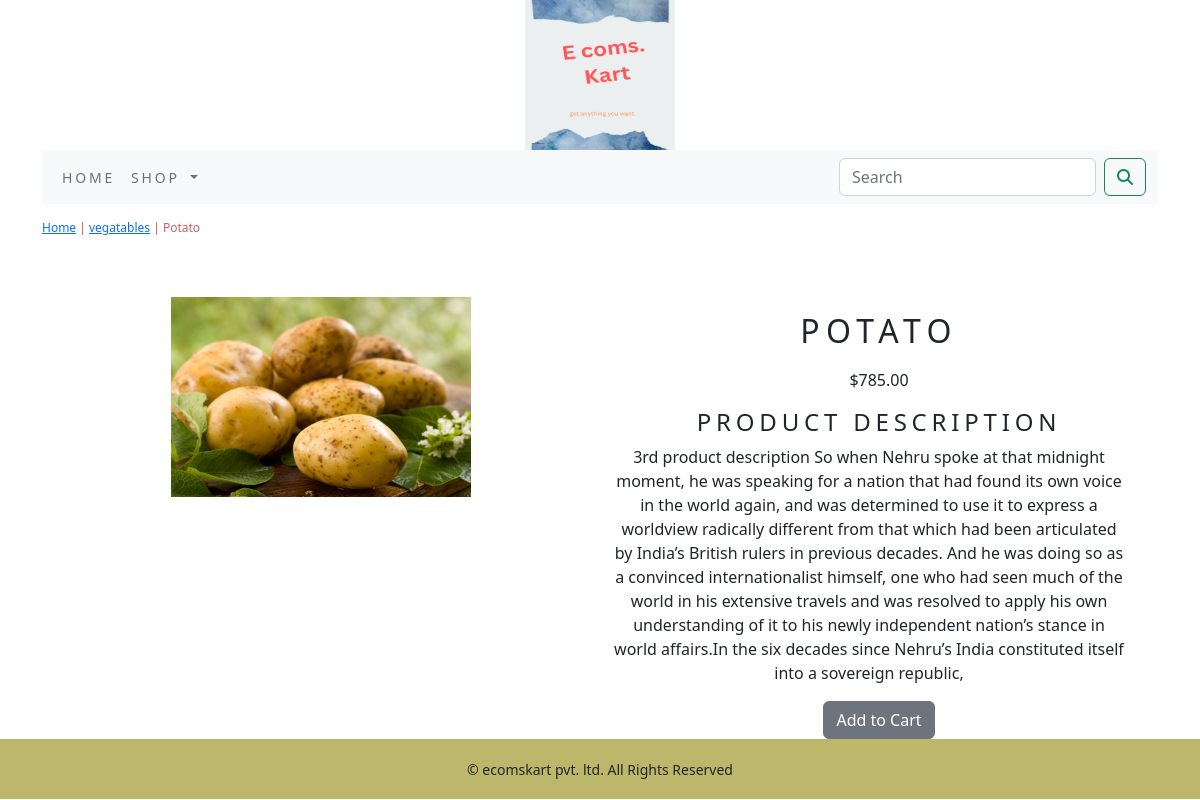
/shop/vegatables/potato, run on the app's committed database.
### ecomapp/models.py (models this page shows, shortened)
class Product(models.Model):
    name=models.CharField(max_length=250,unique=True)
    slug=models.SlugField(max_length=250,unique=True)
    description=models.TextField(blank=True)
    price=models.DecimalField(max_digits=10,decimal_places=2)
    category=models.ForeignKey(Category,on_delete=models.CASCADE)
    image=models.ImageField(upload_to='products',blank=True)
    stock=models.IntegerField()
    available=models.BooleanField(default=True)
    created=models.DateTimeField(auto_now_add=True)
    updated=models.DateTimeField(auto_now=True)
    class Meta:
        ordering=('name',)
        verbose_name='product'
        verbose_name_plural='products'

class Category(models.Model):
    name=models.CharField(max_length=250,unique=True)
    slug=models.SlugField(max_length=250,unique=True)
    description=models.TextField(blank=True)
    image=models.ImageField(upload_to='category',blank=True)
    class Meta:
        ordering=('name',)
        verbose_name='category'
        verbose_name_plural='categories'
    def get_url(self):
        return reverse('ecomapp:products_by_category',args=[self.slug])
    def __str__(self):
            return '{}'.format(self.name)

### ecomapp/views.py (the view)
# urls.py: path('<slug:c_slug>/<slug:product_slug>',views.proDetail,name='prodCatdetail'),
def proDetail(request,c_slug,product_slug):
    try:
        product=Product.objects.get(category__slug=c_slug,slug=product_slug)
    except Exception as e:
        raise e
    return render(request,'product.html',{'product':product})

### cart/context_processors.py (called while the page is built)
def counter(request):
    item_count=0
    if 'admin' in request.path:
        return {}
    else:
        try:
            cart=Cart.objects.filter(cart_id=_cart_id(request))
            cart_items=CartItem.objects.all().filter(cart=cart[:1])
            for cart_item in cart_items:
                item_count += cart_item.quantity
        except Cart.DoesNotExist:
            item_count=0
    return dict(item_count=item_count)

### cart/views.py (called while the page is built)
def _cart_id(request):
    cart=request.session.session_key
    if not cart:
        cart = request.session.create()
    return cart

### ecomapp/context_processors.py (called while the page is built)
def menu_links(request):
    links=Category.objects.all()
    return dict(links=links)

### templates/product.html (shortened to what this page needs)
{% extends 'base.html' %}
{% load static %}
{% block content %}
<div class="row my_prod_row_class">
    <div class="mx_auto">
        <p> <a href="{% url 'ecomapp:allProdCat' %}">Home</a> | <a href="{{product.category.get_url}}">{{product.category}}</a> | {{product.name}}</p>
    </div>
</div>
<div class="container">
<br>
<div class="row">
    <div class=" col-12 col-sm-12 col-md-12 col-lg-6 text-center">
        <div style="min-width:18rem">
            <img src="{{product.image.url}}" alt="{{product.name}}" width="300" height="200">
        </div>
    </div>
    <div class="col-12 col-sm-12 col-md-12 col-lg-6 text-center">
        <div>
        <h1 class="my_prod_title">{{product.name}}</h1>
        <p>${{product.price}}</p>
        <h3 class="my_title"> Product Description </h3>
        <p class="text-justify my_prod_text">{{product.description}}</p>
        {% if product.stock <= 0 %}
        <p class="text-justify my_prod_text"><b>Out of Stock</b></p>
        {% else %}
        <a class="btn btn-secondary" href="{% url 'cart:add_cart' product.id %}">Add to Cart</a>
        {% endif %}
    </div>
</div>
</div>
</div>
{% endblock %}

### static/css/custom.css (style rules this page uses)
body { font-family: 'Poor Story', cursive; }
.my_title { font-size : 24px; text-transform : uppercase; letter-spacing : .2em; }
.my_prod_row_class { padding-top:15px; padding-bottom:20px; }
.my_prod_row_class .mx_auto { color:#CD5C5C; font-size:12px; text-declaration:none; }
.my_prod_title { font-size:32px; text-transform: uppercase; letter-spacing:.2em; padding-top:15px; padding-bottom:10px; }
.my_prod_text { padding-right:20px; }

### data on the page
Product: category "vegatables", name "Potato", image (picture), name "POTATO", price "785.00", description "3rd product description So when Nehru spoke at that midnight moment, he was speaking for a nation that had found its own voice in the world again, and was determined to use it to express a worldview radically different from that which had been articulated by India’s British rulers in previous decades. And he was doing so as a convinced internationalist himself, one who had seen much of the world in his extensive travels and was resolved to apply his own understanding of it to his newly independent nation’s stance in world affairs.In the six decades since Nehru’s India constituted itself into a sovereign republic,"
